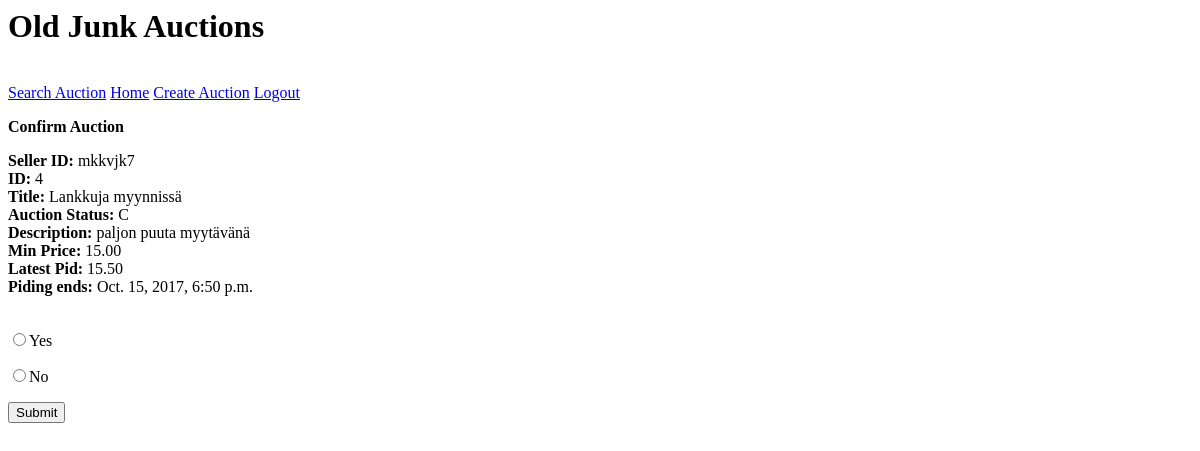
Page /banview/4 (signed in) on the earlier database version.
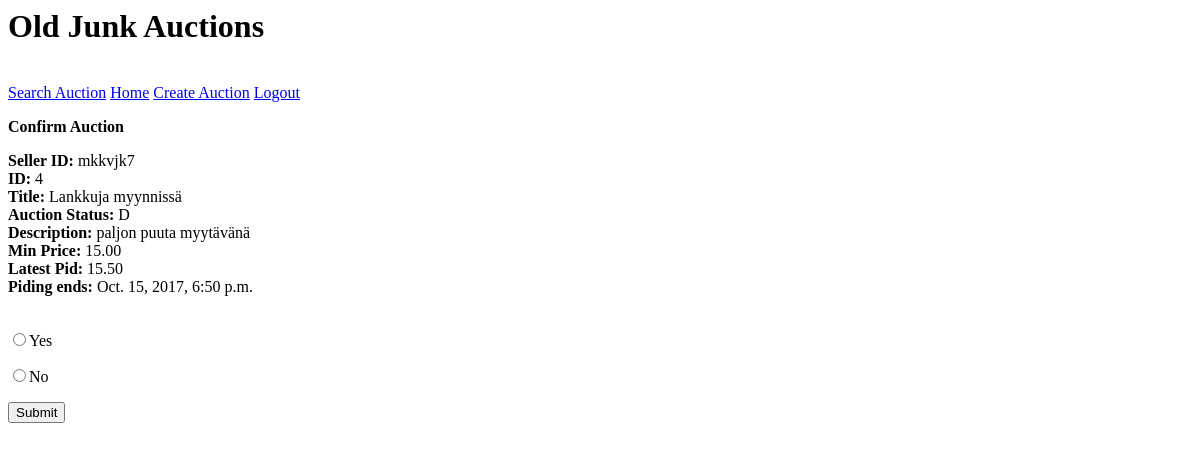
Same page on the later database version.
### YAAS_App/models.py (models this page shows, shortened)
class Auction(models.Model):
    ACTIVE = 'A'
    BANNED = 'B'
    DUE ='D'
    ADJUDICATED ='E'
    AUCTION_STATUS = (
        (ACTIVE, 'Active'),
        (BANNED, 'Banned'),
        (DUE, 'Due'),
        (ADJUDICATED, 'Adjudicated')
    )
    seller=models.ForeignKey(User)
    title=models.CharField(max_length=100)
    auction_status=models.CharField(max_length=1,default='A')
    description=models.TextField()
    start_price=models.DecimalField(max_digits=6,decimal_places=2)
    latest_pid=models.DecimalField(max_digits=6,decimal_places=2)
    endtime=models.DateTimeField()

### YAAS_App/views.py (the view)
# urls.py: url(r'^banview/(\d+)$', banview),
@login_required
def banview(request,offset):
    if not request.user.is_authenticated() or not request.user.is_staff:
        messages.add_message(request, messages.ERROR, "You must login before you are allowed to ban")
        return HttpResponseRedirect('/login/?next=%s')
    else:
        auction=get_object_or_404(Auction,id=offset)
        print(auction.title)
        form=ConfirmBan()
        return render(request,'confirmban.html',{'auction':auction})

### templates/confirmban.html (shortened to what this page needs)
{%  extends "base2.html" %}
{% block content %}
<p><b>Confirm Auction</b></p>
    <form action="/banauction/{{ auction.id }}" method="post">
        <label> <b>Seller ID:</b> {{ auction.seller }}</label><br>
        <label> <b>ID:</b> {{ auction.id }}</label><br>
        <label> <b>Title:</b> {{ auction.title }}</label><br>
        <label> <b>Auction Status:</b> {{ auction.auction_status }}</label><br>
        <label> <b>Description:</b> {{ auction.description }}</label><br>
        <label> <b>Min Price:</b> {{ auction.start_price }}</label><br>
        <label> <b>Latest Pid:</b> {{ auction.latest_pid }}</label><br>
        <label> <b>Piding ends:</b> {{ auction.endtime }}</label><br>
        <br>
        <p><input type="radio" name="option" value="Yes">Yes</p>
        <p><input type="radio" name="option" value="No">No</p>
        <input type="submit" value="Submit">
    </form>
{% endblock %}

Differences in the rows shown:
changed Auction "Lankkuja myynnissä": auction_status "C" → "D"
